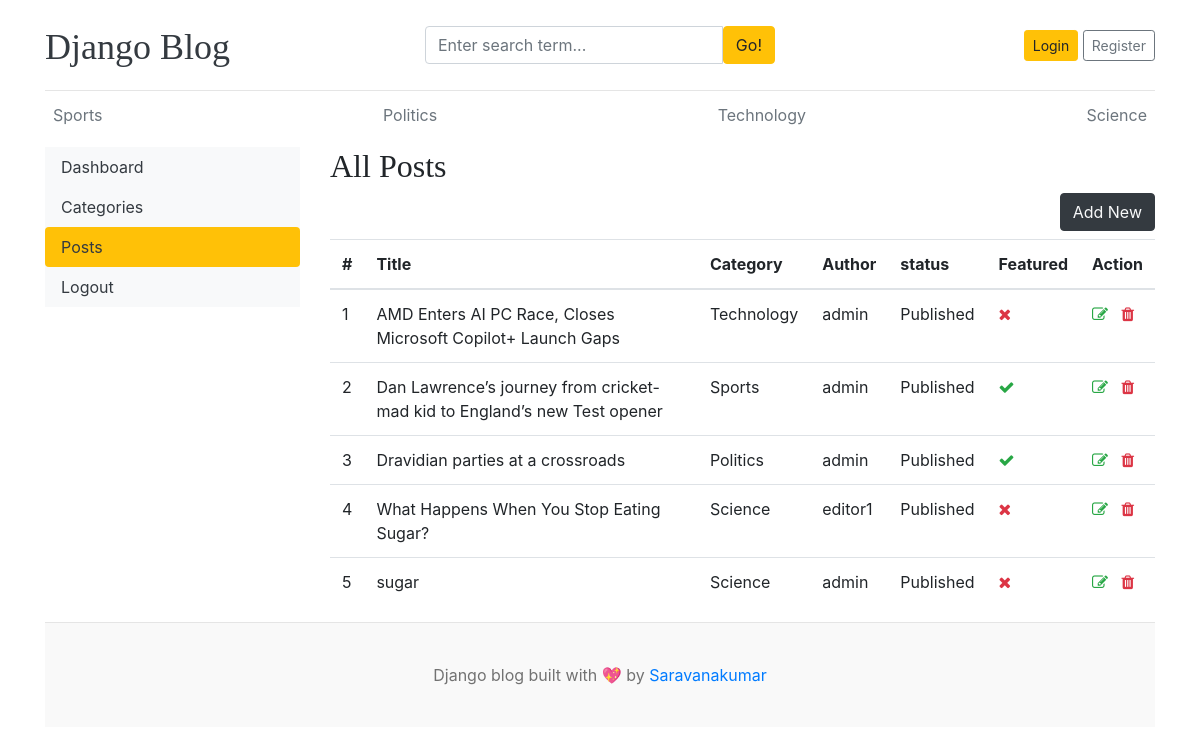
The app's page /dashboard/posts/ with its own data.
### blogs/models.py (models this page shows, shortened)
class Category(models.Model):
    category_name = models.CharField(max_length=50, unique=True)
    created_at = models.DateTimeField(auto_now_add=True)
    updated_at = models.DateTimeField(auto_now=True)
    class Meta:
        verbose_name_plural = 'categories'
    def __str__(self):
        return self.category_name

class Blog(models.Model):
    title = models.CharField(max_length=100)
    slug = models.SlugField(max_length=150, unique=True, blank=True)
    category = models.ForeignKey(Category, on_delete=models.CASCADE)
    author = models.ForeignKey(User, on_delete=models.CASCADE)
    feature_image = models.ImageField(upload_to='uploads/%Y/%m/%d')
    short_description = models.TextField(max_length=500)
    blog_body = models.TextField(max_length=2000)
    status = models.CharField(max_length=20, choices=STATUS_CHOICES, default="Draft")
    is_featured = models.BooleanField(default=False)
    created_at = models.DateTimeField(auto_now_add=True)
    updated_at = models.DateTimeField(auto_now=True)

### dashboards/views.py (the view)
# urls.py: path('posts/', views.posts, name='posts'),
def posts(request):
    posts = Blog.objects.all()
    context = {
        'posts': posts,
    }
    return render(request, 'dashboard/posts.html', context)

### blogs/context_processors.py (called while the page is built)
def get_categories(request):
    categories = Category.objects.all()
    return dict(categories=categories)

def get_social_links(request):
    social_links = SocialLink.objects.all()
    return dict(social_links=social_links)

### templates/dashboard/posts.html (shortened to what this page needs)
{% extends 'base.html' %}
{% block content %}
<div class="row">
    {% include 'dashboard/sidebar.html' %}
    <div class="col-md-9">
        <h2>All Posts</h2>
        <a href="{% url 'add_post' %}" class="btn btn-dark text-light float-right mb-2">Add New</a>
        <table class="table table-hover">
            <thead>
                <tr>
                    <th>#</th>
                    <th>Title</th>
                    <th>Category</th>
                    <th>Author</th>
                    <th>status</th>
                    <th>Featured</th>
                    <th>Action</th>
                </tr>
            </thead>
            <tbody>
                {% for post in posts %}
                <tr>
                    <td>{{ forloop.counter }}</td>
                    <td>{{ post.title }}</td>
                    <td>{{ post.category }}</td>
                    <td>{{ post.author }}</td>
                    <td>{{ post.status }}</td>
                    <td>{% if post.is_featured %}<i class="fa fa-check text-success"></i>{% else %}<i
                            class="fa fa-times text-danger"></i>{% endif %}</td>
                    <td>
                        <a href="{% url 'edit_post' post.id %}"><i class="fa fa-edit text-success"></i></a>
                        <a href="{% url 'delete_post' post.id %}"><i class="fa fa-trash text-danger"></i></a>
                    </td>
                </tr>
                {% endfor %}
            </tbody>
        </table>
    </div>
</div>
{% endblock %}

### templates/base.html (shortened to what this page needs)
{% load static %}
<!DOCTYPE html>
<html lang="en">
<head>
    <link href="https://getbootstrap.com/docs/4.0/dist/css/bootstrap.min.css" rel="stylesheet">
    <link href="{% static 'css/blog.css' %}" rel="stylesheet">
    <link rel="stylesheet" href="https://cdnjs.cloudflare.com/ajax/libs/font-awesome/4.7.0/css/font-awesome.min.css">
</head>
<body>
    <div class="container">
        <header class="blog-header py-3">
            <div class="row flex-nowrap justify-content-between align-items-center">
                <div class="col-4 pt-1">
                    <a class="blog-header-logo text-dark" href="/">Django Blog</a>
                </div>
                <div class="col-4">
                    <form action="{% url 'search' %}" method="get">
                        <div class="input-group">
                            <input class="form-control" type="text" name="keyword" value="{{ keyword }}"
                                placeholder="Enter search term..." aria-label="Enter search term..."
                                aria-describedby="button-search" />
                            <button type="submit" class="btn btn-warning" id="button-search" type="button">Go!</button>
                        </div>
                    </form>
                </div>
                <div class="col-4 d-flex justify-content-end align-items-center">
                    {% if not user.is_authenticated %}
                    <a class="btn btn-sm btn-warning" href="{% url 'login' %}">Login</a> &nbsp;
                    <a class="btn btn-sm btn-outline-secondary" href="{% url 'register' %}">Register</a>
                    {% else %}
                    {% if user.is_staff or user.is_superuser %}
                    <span><a href="{% url 'dashboard' %}">Dashboard</a></span>
                    {% endif %}
                    &emsp;
                    <span><a href="{% url 'logout' %}">Logout</a></span>
                    {% endif %}
                </div>
            </div>
        </header>
        <div class="nav-scroller py-1 mb-2">
            <nav class="nav d-flex justify-content-between">
                {% for cat in categories %}
                <a class="p-2 text-muted" href="{% url 'posts_by_category' cat.id %}">{{ cat.category_name }}</a>
                {% endfor %}
            </nav>
        </div>
        {% block content %}
        {% endblock %}
        <footer class="blog-footer">
            <p>Django blog built with 💖 by <a href="#">Saravanakumar</a></p>
        </footer>
</body>
</html>

### blog_main/static/css/blog.css (style rules this page uses)
.blog-header { border-bottom: 1px solid #e5e5e5; }
.blog-header-logo { font-family: "Playfair Display", Georgia, "Times New Roman", serif; font-size: 2.25rem; }
h1, h2, h3, h4, h5, h6 { font-family: "Playfair Display", Georgia, "Times New Roman", serif; }
.blog-footer { padding: 2.5rem 0; color: #727272; text-align: center; background-color: #f9f9f9; border-top: .05rem solid #e5e5e5; }
.blog-footer p:last-child { margin-bottom: 0; }

### records on screen
Category: category_name "Sports"
Category: category_name "Politics"
Category: category_name "Technology"
Category: category_name "Science"
Blog: title "AMD Enters AI PC Race, Closes Microsoft Copilot+ Launch Gaps", category "Technology", author "admin", status "Published", is_featured False (drawn)
Blog: title "Dan Lawrence’s journey from cricket-mad kid to England’s new Test opener", category "Sports", author "admin", status "Published", is_featured True (drawn)
Blog: title "Dravidian parties at a crossroads", category "Politics", author "admin", status "Published", is_featured True (drawn)
Blog: title "What Happens When You Stop Eating Sugar?", category "Science", author "editor1", status "Published", is_featured False (drawn)
Blog: title "sugar", category "Science", author "admin", status "Published", is_featured False (drawn)
